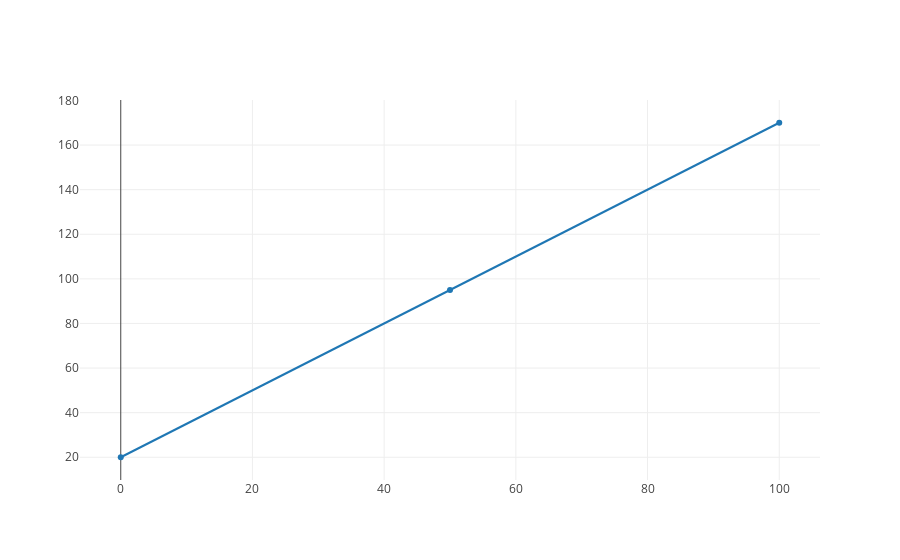

The code cell stored with this chart in its notebook:
### Markdown cell above
First we import the necessary plotly library, and `graph_obs` function, and setup `plotly` to be used without uploading our plots to its website.

Finally, we plot out our regression line using our `attendance_with_friends` function.  Our x values will be the budgets.  For our y values, we need to use our `attendance_with_friends` function to create a list of y-value attendances for every input of x.

### Code cell
import plotly
from plotly import graph_objs
plotly.offline.init_notebook_mode(connected=True)

trace_of_attendance_with_friends = graph_objs.Scatter(
    x=initial_sample_budgets,
    y=attendance_values,
)

plotly.offline.iplot([trace_of_attendance_with_friends])

### Figure 1 — Plotly figure (JSON) as saved in the notebook; plotly's stock layout.template omitted (floating-point values rounded to 4 significant figures)
{"data": [{"type": "scatter", "uid": "4144326a-cbdc-11e8-b23f-0242ac11006f", "x": [0, 50, 100], "y": [20, 95, 170]}], "layout": {}}
